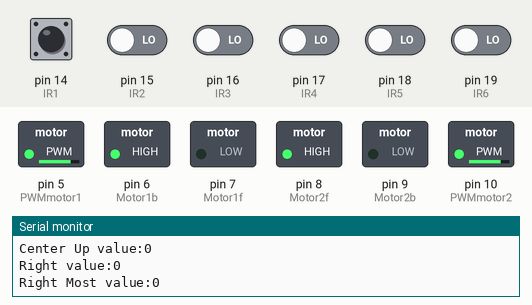
This sketch was run on a simulated Arduino Uno, built with avr-gcc and run on an emulated ATmega328P. Parts: switched loads named in the sketch (green lamp = pin HIGH), the last lines printed to the serial monitor. Dashed ring = blinking. Inputs (shaded band) come from the test bench; at power-on: pin 14 (IR1) HIGH, pin 15 (IR2), pin 16 (IR3), pin 17 (IR4), pin 18 (IR5), pin 19 (IR6) LOW.

Above: at 1.2 s.
1.3 s: pin 14 (IR1) driven LOW
4.3 s: pin 18 (IR5) driven HIGH
At 5.6 s:
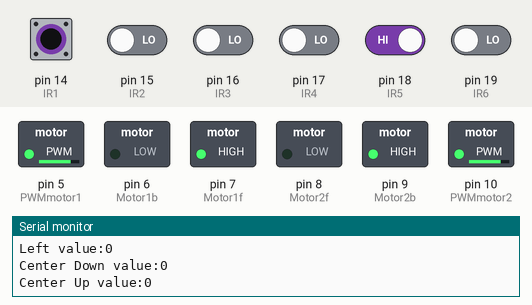
5.9 s: pin 14 (IR1) driven HIGH
At 7.0 s:
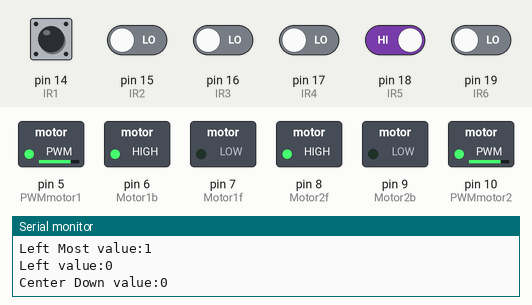
7.5 s: pin 14 (IR1) pulsed LOW 2 times (0.12 s each, 0.3 s apart)
At 7.7 s:
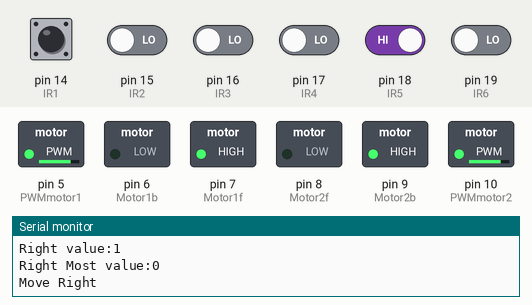
11.1 s: pin 14 (IR1) driven LOW and pin 16 (IR3) driven HIGH
At 11.9 s:
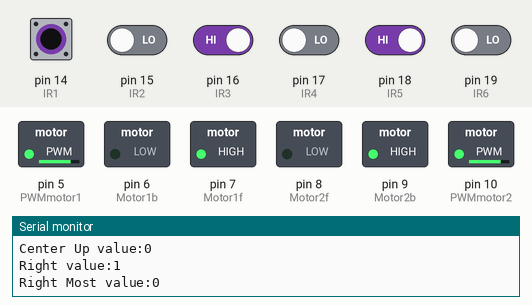
14.1 s: pin 15 (IR2) driven HIGH
At 14.9 s:
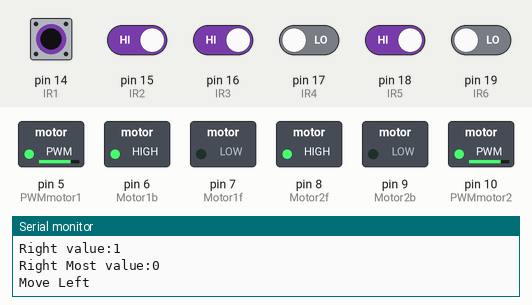
Timing chart, 0 to 16.7 s (numbered marks = the images above; inputs shaded):
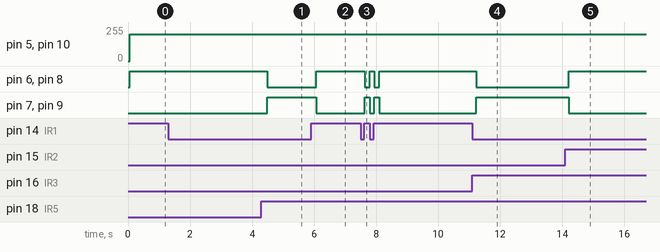

The sketch:

Maze-solver-Robot.ino
```cpp
#define Motor1f 7 //Forward Pin for Motor1 in2
#define Motor1b 6 //Backward Pin for Motor1 in1
#define Motor2f 8 //Forward Pin for Motor2 in3
#define Motor2b 9 //Backward Pin for Motor2 in4
#define PWMmotor1 5 //Speed Pin for Motor1 ena1
#define PWMmotor2 10 //Speed Pin for Motor2 ena2

#define IR1 14 //Leftmost IR Sensor
#define IR2 15 //Left IR Sensor
#define IR3 16 //Center UP IR Sensor
#define IR4 17 //Center Down IR Sensor
#define IR5 18 //Right IR Sensor
#define IR6 19 //Rightmost IR Sensor

int valuePWM1 = 200; // speed motor 1
int valuePWM2 = 200; // speed motor 2

// Store the car was on False path or not untill it reaches the junction back
void setup() {
  // put your setup code here, to run once:
  Serial.begin(9600);
  pinMode(Motor1f, OUTPUT);
  pinMode(Motor1b, OUTPUT);
  pinMode(Motor2f, OUTPUT);
  pinMode(Motor2b, OUTPUT);
  pinMode(PWMmotor1, OUTPUT);
  pinMode(PWMmotor2, OUTPUT);

  pinMode(IR1, INPUT); //Leftmost IR Sensor
  pinMode(IR2, INPUT); //Left IR Sensor
  pinMode(IR3, INPUT); //Center Down IR Sensor
  pinMode(IR4, INPUT); //Center Up IR Sensor
  pinMode(IR5, INPUT); //Right IR Sensor
  pinMode(IR6, INPUT); //Rightmost IR Sensor
  /* The Robot will follow Left Hand Rule that states in a maze you go on taking the left path anf you will eventually solve the maze. This is not the shortest path algorithm.
     There will be 5 IR sensor placed horizonatally on the front deck of the robot

                               IR4
                IR1     IR2           IR5      IR6
                               IR3
  */
  //The IR SENSOR will return 0 for white and 1 for black.

}

void loop() {
  // put your main code here, to run repeatedly:
  int s1 = digitalRead(IR1);//Left most
  int s2 = digitalRead(IR2);//Left
  int s3 = digitalRead(IR3);//center Down
  int s4 = digitalRead(IR4);//CENTER Up
  int s5 = digitalRead(IR5);//Right
  int s6 = digitalRead(IR6);//Right most

  Serial.print("Left Most value:");
  Serial.println(s1);
  Serial.print("Left value:");
  Serial.println(s2);
  Serial.print("Center Down value:");
  Serial.println(s3);
  Serial.print("Center Up value:");
  Serial.println(s4);
  Serial.print("Right value:");
  Serial.println(s5);
  Serial.print("Right Most value:");
  Serial.println(s6);

  //Forward condition 001100(IR1,IR2,IR3,IR4,IR5,IR6)
  if (s1 == 0 && s2 == 0 && s3 == 1 && s4 == 1 && s5 == 0 && s6 == 0 ) // For a straight black line
  {
    Serial.println("Move Straight");

    carforward();

  }


  // Reverse condition 001000
  else if (s1 == 0 && s2 == 0 && s3 == 1 && s4 == 0 && s5 == 0 && s6 == 0) //For a junction with right and left turns possible
  {
    Serial.println("Move Backward");

    carbackward();
  }


  // Left T condition 111X00
  else if (s1 == 1 && s2 == 1 && s3 == 1 && s5 == 0 && s6 == 0)
  {
    Serial.println("Move Left");

    carturnleft();
  }


  // Right T condition 001X11
  else if (s1 == 0 && s2 == 0 && s3 == 1 && s5 == 1 && s6 == 1)
  {
    Serial.println("Move Right");

    carturnright();
  }


  // Cross condition 111111
  else if (s1 == 1 && s2 == 1 && s3 == 1 && s4 == 1 && s5 == 1 && s6 == 1)
  {
    Serial.println("Move Left");

    carturnleft();
  }

  //Slight Left
  else if (s1 == 1 || s2 == 1)
  {
    Serial.println("Move Left");

    carturnleft();
  }


  //Slight Right
  else if (s5 == 1 || s6 == 1)
  {
    Serial.println("Move Right");

    carturnright();
  }


  // Stop condition 1X00X1
  else if (s1 == 1 && s3 == 0 && s4 == 0 && s6 == 1)
  {
    Serial.println("STOP");
    Serial.println("Maze Solved");

    carStop();
  }


}
void carforward() {
  analogWrite(PWMmotor1, valuePWM1);
  analogWrite(PWMmotor2, valuePWM2);
  digitalWrite(Motor1b, LOW);
  digitalWrite(Motor1f, HIGH);
  digitalWrite(Motor2f, HIGH);
  digitalWrite(Motor2b, LOW);
  delay(100);
}

void carturnleft() {
  analogWrite(PWMmotor1, valuePWM1);
  analogWrite(PWMmotor2, valuePWM2);
  digitalWrite(Motor1b, HIGH);
  digitalWrite(Motor1f, LOW);
  digitalWrite(Motor2f, HIGH);
  digitalWrite(Motor2b, LOW);
  delay(100);
}
void carturnright() {
  analogWrite(PWMmotor1, valuePWM1);
  analogWrite(PWMmotor2, valuePWM2);
  digitalWrite(Motor1b, LOW);
  digitalWrite(Motor1f, HIGH);
  digitalWrite(Motor2f, LOW);
  digitalWrite(Motor2b, HIGH);
  delay(100);
}
void carbackward() {
  analogWrite(PWMmotor1, valuePWM1);
  analogWrite(PWMmotor2, valuePWM2);
  digitalWrite(Motor1b, HIGH);
  digitalWrite(Motor1f, LOW);
  digitalWrite(Motor2f, HIGH);
  digitalWrite(Motor2b, LOW);
  delay(200);
}
void carStop() {
  digitalWrite(Motor1b, LOW);
  digitalWrite(Motor1f, LOW);
  digitalWrite(Motor2f, LOW);
  digitalWrite(Motor2b, LOW);

}
```

Measured:
- after the input at 4.3 s, pin 6 (Motor1b), pin 8 (Motor2f): HIGH → LOW after 0.20 s; pin 7 (Motor1f), pin 9 (Motor2b): LOW → HIGH after 0.20 s
- after the input at 5.9 s, pin 6 (Motor1b), pin 8 (Motor2f): LOW → HIGH after 0.17 s; pin 7 (Motor1f), pin 9 (Motor2b): HIGH → LOW after 0.17 s
- after the input at 7.5 s, pin 6 (Motor1b), pin 8 (Motor2f): alternates HIGH for 0.16 s and LOW for 0.16 s, 4 changes in all, then stays HIGH, starting after 0.13 s; pin 7 (Motor1f), pin 9 (Motor2b): alternates HIGH for 0.16 s and LOW for 0.16 s, 4 changes in all, then stays LOW, starting after 0.13 s
- after the input at 11.1 s, pin 6 (Motor1b), pin 8 (Motor2f): HIGH → LOW after 0.13 s; pin 7 (Motor1f), pin 9 (Motor2b): LOW → HIGH after 0.13 s
- after the input at 14.1 s, pin 6 (Motor1b), pin 8 (Motor2f): LOW → HIGH after 0.11 s; pin 7 (Motor1f), pin 9 (Motor2b): HIGH → LOW after 0.11 s
